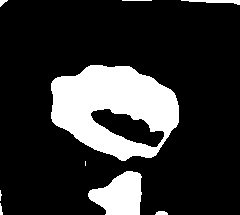
#> input picture data set/0/138.jpg, 240 x 215 px, given in place of 1.jpg, which was not available
$ python multiple_gestures_training.py   (Python 2 division)
#> lines starting #> are read from the running program, lines starting #| are printed output that depends on the picture; pictures that were not available may be replaced by others from this repository, and a replacement may not be noted

import numpy as np
import cv2 as cv
from sklearn import svm
from sklearn import cluster
import pickle
path = "D:/Engineering/CUFE/3rd Year (Computer) (2022)/First Semester/Image Processing/Projects/data set/data set/"
img = cv.imread(path + '0/1.jpg')
#> img is the input picture: shape (215, 240, 3); min 0, max 255, mean 48
sift = cv.SIFT_create()
kp, descriptor = sift.detectAndCompute(img, None)
#> kp = 49 keypoints; strongest (x, y, size): (149, 152, 9.9), (158, 106, 30), (87, 99, 52.3), (101, 99, 62.4)
feature_set = np.copy(descriptor)
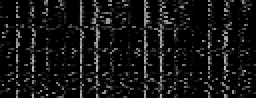
#> feature_set: shape (49, 128) float32 (shown 2 times larger); min 0, max 190, mean 20
descriptors = []
descriptors.append(descriptor)
bagOfWords = []
y = []
y.append(1)
for g in range(0, 11):
    if g == 0:
        c = 2
    else:
        c = 1
    for i in range(c, 1251):
        # Read image
        img = cv.imread(path + f'{g}/{i}.jpg')
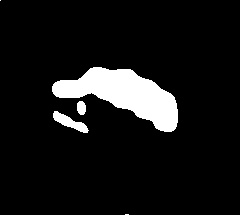
#> input picture data set/0/142.jpg, 240 x 215 px, given in place of 2.jpg, which was not available
#> img is the input picture: shape (215, 240, 3); min 0, max 255, mean 21.7
        # Initialize sift
        sift = cv.SIFT_create()
        # Keypoints, descriptors
        kp, descriptor = sift.detectAndCompute(img, None)
#> kp = 20 keypoints; strongest (x, y, size): (81, 108, 6.9), (62, 89, 12.9), (59, 117, 8.2), (154, 105, 31.6)
        # Each keypoint has a descriptor with length 128
        print(f"SIFT {g}/{i}")
        if descriptor is None:
            continue
        else:
            descriptors.append(np.array(descriptor))
            feature_set = np.concatenate((feature_set, descriptor), axis=0)
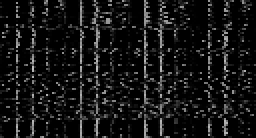
#> feature_set: shape (69, 128) float32 (shown 2 times larger); min 0, max 190, mean 20.4
#> (the run stopped early here; a loop or call above may not have finished)
